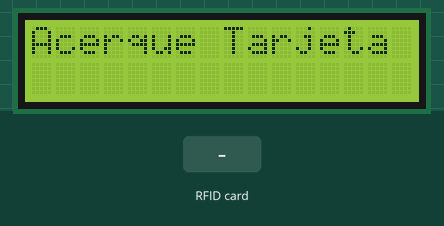
A sketch run on a simulated Arduino Uno, built with avr-gcc and run on an emulated ATmega328P. Parts: 16×2 character LCD. Inputs (shaded band) come from the test bench. What the sketch prints to the serial monitor is not drawn.

Above: at 1.3 s.
1.4 s: RFID card 5E 7A 19 C4 held to the reader
At 2.0 s:
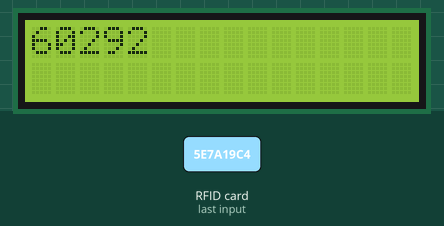
Timing chart, 0 to 4.4 s (numbered marks = the images above; inputs shaded):
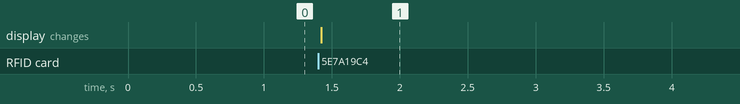

The sketch:

rfid_display.ino
```cpp
#include <SPI.h>
#include <MFRC522.h>
#include <Wire.h>
#include <LiquidCrystal_I2C.h>

#define SS_PIN 10
#define RST_PIN 9

MFRC522 rfid(SS_PIN, RST_PIN);
LiquidCrystal_I2C lcd(0x27, 16, 2);


void setup() {
    Serial.begin(115200);

    SPI.begin();
    rfid.PCD_Init();

    lcd.init();
    lcd.backlight();
    lcd.clear();
    lcd.setCursor(0, 0);
    lcd.print("Acerque Tarjeta");

    Serial.println("Sistema listo");
}

#define NB_CHARS 16
char buffer[NB_CHARS + 1]; // +1 para el carácter nulo

void loop() {

    // Esperar a que haya una tarjeta
    if (!rfid.PICC_IsNewCardPresent()) {
        return;
    }

    // Leer la tarjeta
    if (!rfid.PICC_ReadCardSerial()) {
        return;
    }
    // =====================================
    // Generar numero de 5 digitos
    // =====================================

    unsigned long valor = 0;

    for (byte i = 0; i < rfid.uid.size; i++) {

        valor = valor * 256UL;
        valor += rfid.uid.uidByte[i];
    }

    // Limitar a 5 digitos
    uint16_t codigo = valor % 100000;

    // =====================================
    // Mostrar codigo decimal
    // =====================================

    char textoCodigo[6];

    // Siempre 5 digitos
    sprintf(textoCodigo, "%05u", codigo);

    Serial.print("Codigo: ");
    Serial.println(textoCodigo);


    // Detener comunicación con la tarjeta
    rfid.PICC_HaltA();

    // Detener cifrado
    rfid.PCD_StopCrypto1();


    // Volver al mensaje inicial
    lcd.clear();
    lcd.setCursor(0, 0);
    lcd.print(textoCodigo);


    // Mostrar 3 segundos
    delay(3000);

    // Volver al mensaje inicial
    lcd.clear();
    lcd.setCursor(0, 0);
    lcd.print("Acerque Tarjeta");
}
```

Measured:
- after the input at 1.4 s, the display: changes at once (image 1)
